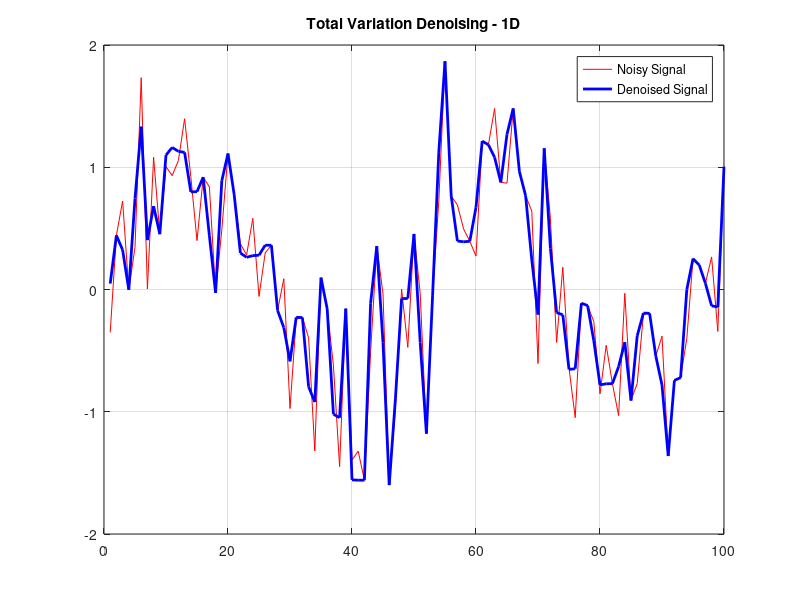

Recreate this plot in MATLAB. (Note: this script raises an error after producing the figure.)

n = linspace(0, 4*pi, 100);
y = 0.5*randn(100,1) + sin(n(:)); % Generate noisy signal

function x_denoised = tv_denoise(y, lambda, iter)
    % Implements Chambolle's algorithm for Total Variation Denoising (1D)
    % 
    % Inputs:
    %   y      - Noisy input signal (1D array)
    %   lambda - Regularization parameter (higher = smoother)
    %   iter   - Number of iterations (default: 50)
    %
    % Output:
    %   x_denoised - Denoised signal
    y = y(:);
    if nargin < 3
        iter = 50; % Default number of iterations
    end
    
    % Initialize variables
    x = y; 
    p = zeros(length(y), 1); % p should be one element smaller than x
    tau = 0.25;

    for k = 1:iter
        % Compute divergence (div_p) and update x
        div_p = [diff(p); 0];  
        x_new = y - lambda * div_p; 
        
        % Update p, making sure dimensions match
        div_x_nw = [diff(x_new); 0];
        p = p + tau * div_x_nw;
        p = p ./ max(1, abs(p)); 
        
        % Update x
        x = x_new;
    end
    
    x_denoised = x;
end

%%

lambda = 0.2;  % Regularization parameter
x_denoised = tv_denoise(y, lambda, 100);

figure;
plot(y, 'r'); hold on; grid on;
plot(x_denoised, 'b', 'LineWidth', 2);
legend('Noisy Signal', 'Denoised Signal');
title('Total Variation Denoising - 1D');


% TV Denoising
mu = 0.2;
tol = 1e-4;
[M, N] = size(y);

[y_opt] = IRLS_TV(y,speye(M*N),mu,M,N,tol,ones(size(M*N)),ones(M*N,1));

figure;
plot(y, 'r', 'DisplayName', 'Original'); hold on; grid on;
plot(x_denoised, 'b--', 'LineWidth', 2, 'DisplayName', 'TV v1');
plot(y_opt, 'k--', 'LineWidth', 2, 'DisplayName', 'TV IRLS');
legend('Location', 'best');
title('Total Variation Denoising - 1D');

%% TNV Denoising 1D signals


clc; clear; close all;

% Generate synthetic 1D parallel signals with different noise levels
M = 1;   % Number of signals
N = 200; % Signal length
x = linspace(0, 2*pi, N);
X_clean = repmat(sin(x), M, 1); % Parallel clean signals

% Define noise levels
noise_levels = 10*[0.05, 0.1, 0.2, 0.3, 0.5]; % Different noise strengths
X_noisy = X_clean; % Initialize

for i = 1:M
    X_noisy(i, :) = X_clean(i, :) + noise_levels(i) * randn(1, N);
end

% Apply TNV denoising
lambda = 1.2   % Regularization parameter
max_iter = 200; % Maximum iterations
tol = 1e-4;     % Convergence tolerance

X_denoised = total_nuclear_variation_denoising(X_noisy, lambda, max_iter, tol);

% Plot results
figure;
subplot(3,1,1);
plot(x, X_clean', 'k', 'LineWidth', 1.5);
title('Original Signals');

subplot(3,1,2);
plot(x, X_noisy', 'r');
title('Noisy Signals with Different Noise Levels');
hold on;
plot(x, X_denoised', 'b', 'LineWidth', 1.5);

subplot(3,1,3);
plot(x, X_denoised', 'b', 'LineWidth', 1.5);
title('Denoised Signals with TNV');

% Function for TNV Denoising
function X_denoised = total_nuclear_variation_denoising(X_noisy, lambda, max_iter, tol)
    [M, N] = size(X_noisy);
    D = diff(eye(N));  % Finite difference operator
    Dt = D';  % Transpose of D

    X = X_noisy;  % Initialize with noisy input
    step_size = 0.05;  % Fixed step size

    for iter = 1:max_iter
        DX = X * Dt;  % Compute finite differences
        
        % Singular Value Thresholding (SVT)
        [U, S, V] = svd(DX, 'econ');
        S_thresh = max(S - lambda, 0);  % Soft thresholding
        DX_new = U * S_thresh * V';  % Reconstruct denoised differences

        % Update X
        X_new = X_noisy - step_size * (X * Dt - DX_new) * D;

        % Convergence check
        if norm(X_new - X, 'fro') / norm(X, 'fro') < tol
            break;
        end
        X = X_new;
    end

    X_denoised = X;
end
